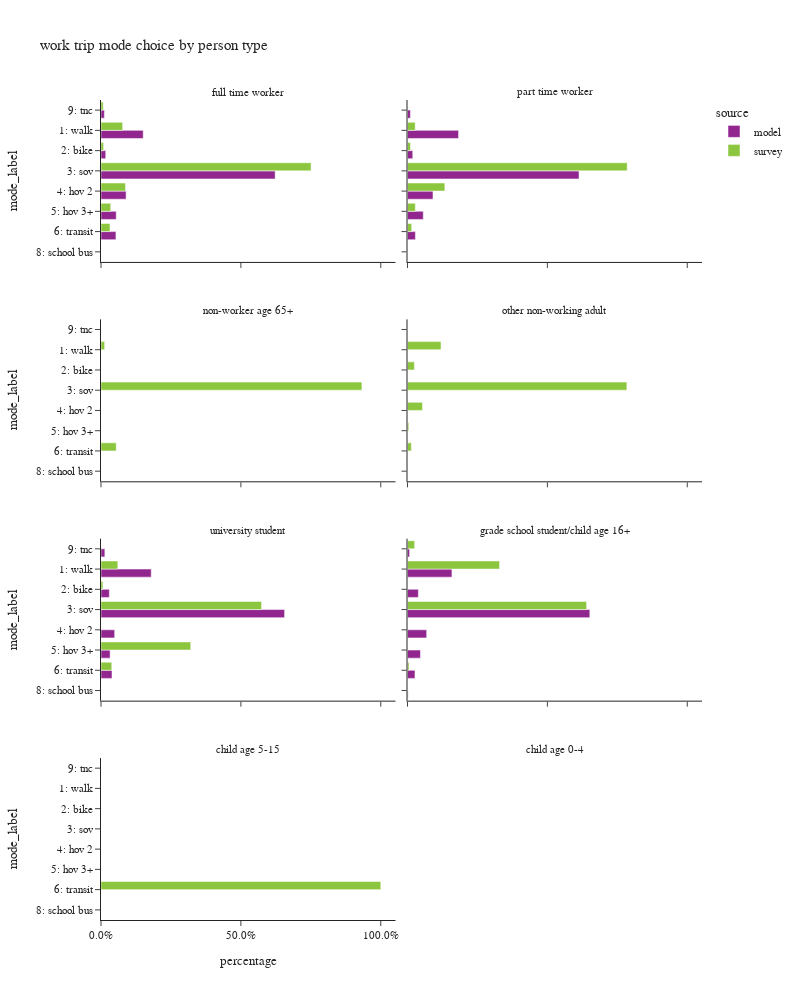

The notebook cell this image was saved under:
### Code cell
plot_mode_choice(wk_trip,"pptyp_label",
                 {"pptyp_label":["full time worker","part time worker","non-worker age 65+","other non-working adult",
                                 "university student","grade school student/child age 16+","child age 5-15","child age 0-4"],
                  "mode_label":["1: walk","2: bike","3: sov","4: hov 2","5: hov 3+","6: transit",
                                   "8: school bus","9: other–survey only"]},
                  "person type",2,1000)

### Figure 1 — Plotly figure (JSON) as saved in the notebook; plotly's stock layout.template omitted (floating-point values rounded to 4 significant figures)
{"data": [{"alignmentgroup": "True", "customdata": [[364811], [40993], [1505145], [216938], [131511], [129045], [29337]], "hovertemplate": "source=model<br>pptyp_label=full time worker<br>percentage=%{x}<br>mode_label=%{y}<br>sample count=%{customdata[0]}<extra></extra>", "legendgroup": "model", "marker": {"color": "#91268F", "pattern": {"shape": ""}}, "name": "model", "offsetgroup": "model", "orientation": "h", "showlegend": true, "textposition": "auto", "type": "bar", "x": [0.1509, 0.01695, 0.6225, 0.08973, 0.05439, 0.05337, 0.01213], "xaxis": "x7", "y": ["1: walk", "2: bike", "3: sov", "4: hov 2", "5: hov 3+", "6: transit", "9: tnc"], "yaxis": "y7"}, {"alignmentgroup": "True", "customdata": [[290], [103], [1326], [103], [48], [208], [11]], "hovertemplate": "source=survey<br>pptyp_label=full time worker<br>percentage=%{x}<br>mode_label=%{y}<br>sample count=%{customdata[0]}<extra></extra>", "legendgroup": "survey", "marker": {"color": "#8CC63E", "pattern": {"shape": ""}}, "name": "survey", "offsetgroup": "survey", "orientation": "h", "showlegend": true, "textposition": "auto", "type": "bar", "x": [0.0773, 0.00923, 0.7509, 0.08757, 0.03482, 0.03225, 0.00792], "xaxis": "x7", "y": ["1: walk", "2: bike", "3: sov", "4: hov 2", "5: hov 3+", "6: transit", "9: tnc"], "yaxis": "y7"}, {"alignmentgroup": "True", "customdata": [[79529], [8129], [267216], [39679], [24562], [12287], [4498]], "hovertemplate": "source=model<br>pptyp_label=part time worker<br>percentage=%{x}<br>mode_label=%{y}<br>sample count=%{customdata[0]}<extra></extra>", "legendgroup": "model", "marker": {"color": "#91268F", "pattern": {"shape": ""}}, "name": "model", "offsetgroup": "model", "orientation": "h", "showlegend": false, "textposition": "auto", "type": "bar", "x": [0.1824, 0.01865, 0.613, 0.09103, 0.05635, 0.02819, 0.01032], "xaxis": "x8", "y": ["1: walk", "2: bike", "3: sov", "4: hov 2", "5: hov 3+", "6: transit", "9: tnc"], "yaxis": "y8"}, {"alignmentgroup": "True", "customdata": [[35], [17], [231], [31], [7], [23], [2]], "hovertemplate": "source=survey<br>pptyp_label=part time worker<br>percentage=%{x}<br>mode_label=%{y}<br>sample count=%{customdata[0]}<extra></extra>", "legendgroup": "survey", "marker": {"color": "#8CC63E", "pattern": {"shape": ""}}, "name": "survey", "offsetgroup": "survey", "orientation": "h", "showlegend": false, "textposition": "auto", "type": "bar", "x": [0.02748, 0.01081, 0.7852, 0.1335, 0.02799, 0.01483, 0.0001284], "xaxis": "x8", "y": ["1: walk", "2: bike", "3: sov", "4: hov 2", "5: hov 3+", "6: transit", "9: tnc"], "yaxis": "y8"}, {"alignmentgroup": "True", "customdata": [[1], [5], [1]], "hovertemplate": "source=survey<br>pptyp_label=non-worker age 65+<br>percentage=%{x}<br>mode_label=%{y}<br>sample count=%{customdata[0]}<extra></extra>", "legendgroup": "survey", "marker": {"color": "#8CC63E", "pattern": {"shape": ""}}, "name": "survey", "offsetgroup": "survey", "orientation": "h", "showlegend": false, "textposition": "auto", "type": "bar", "x": [0.01301, 0.9325, 0.05447], "xaxis": "x5", "y": ["1: walk", "3: sov", "6: transit"], "yaxis": "y5"}, {"alignmentgroup": "True", "customdata": [[2], [1], [10], [2], [2], [4]], "hovertemplate": "source=survey<br>pptyp_label=other non-working adult<br>percentage=%{x}<br>mode_label=%{y}<br>sample count=%{customdata[0]}<extra></extra>", "legendgroup": "survey", "marker": {"color": "#8CC63E", "pattern": {"shape": ""}}, "name": "survey", "offsetgroup": "survey", "orientation": "h", "showlegend": false, "textposition": "auto", "type": "bar", "x": [0.1198, 0.02448, 0.784, 0.05348, 0.004463, 0.01382], "xaxis": "x6", "y": ["1: walk", "2: bike", "3: sov", "4: hov 2", "5: hov 3+", "6: transit"], "yaxis": "y6"}, {"alignmentgroup": "True", "customdata": [[14832], [2464], [54220], [4038], [2691], [3245], [1136]], "hovertemplate": "source=model<br>pptyp_label=university student<br>percentage=%{x}<br>mode_label=%{y}<br>sample count=%{customdata[0]}<extra></extra>", "legendgroup": "model", "marker": {"color": "#91268F", "pattern": {"shape": ""}}, "name": "model", "offsetgroup": "model", "orientation": "h", "showlegend": false, "textposition": "auto", "type": "bar", "x": [0.1795, 0.02982, 0.6562, 0.04887, 0.03257, 0.03927, 0.01375], "xaxis": "x3", "y": ["1: walk", "2: bike", "3: sov", "4: hov 2", "5: hov 3+", "6: transit", "9: tnc"], "yaxis": "y3"}, {"alignmentgroup": "True", "customdata": [[19], [2], [17], [3], [10]], "hovertemplate": "source=survey<br>pptyp_label=university student<br>percentage=%{x}<br>mode_label=%{y}<br>sample count=%{customdata[0]}<extra></extra>", "legendgroup": "survey", "marker": {"color": "#8CC63E", "pattern": {"shape": ""}}, "name": "survey", "offsetgroup": "survey", "orientation": "h", "showlegend": false, "textposition": "auto", "type": "bar", "x": [0.06014, 0.0068, 0.5739, 0.3207, 0.03846], "xaxis": "x3", "y": ["1: walk", "2: bike", "3: sov", "5: hov 3+", "6: transit"], "yaxis": "y3"}, {"alignmentgroup": "True", "customdata": [[4666], [1138], [19148], [2013], [1358], [783], [62], [218]], "hovertemplate": "source=model<br>pptyp_label=grade school student/child age 16+<br>percentage=%{x}<br>mode_label=%{y}<br>sample count=%{customdata[0]}<extra></extra>", "legendgroup": "model", "marker": {"color": "#91268F", "pattern": {"shape": ""}}, "name": "model", "offsetgroup": "model", "orientation": "h", "showlegend": false, "textposition": "auto", "type": "bar", "x": [0.1588, 0.03873, 0.6516, 0.0685, 0.04621, 0.02665, 0.00211, 0.007418], "xaxis": "x4", "y": ["1: walk", "2: bike", "3: sov", "4: hov 2", "5: hov 3+", "6: transit", "8: school bus", "9: tnc"], "yaxis": "y4"}, {"alignmentgroup": "True", "customdata": [[2], [8], [1], [1]], "hovertemplate": "source=survey<br>pptyp_label=grade school student/child age 16+<br>percentage=%{x}<br>mode_label=%{y}<br>sample count=%{customdata[0]}<extra></extra>", "legendgroup": "survey", "marker": {"color": "#8CC63E", "pattern": {"shape": ""}}, "name": "survey", "offsetgroup": "survey", "orientation": "h", "showlegend": false, "textposition": "auto", "type": "bar", "x": [0.329, 0.6401, 0.005255, 0.02561], "xaxis": "x4", "y": ["1: walk", "3: sov", "6: transit", "9: tnc"], "yaxis": "y4"}, {"alignmentgroup": "True", "customdata": [[1]], "hovertemplate": "source=survey<br>pptyp_label=child age 5-15<br>percentage=%{x}<br>mode_label=%{y}<br>sample count=%{customdata[0]}<extra></extra>", "legendgroup": "survey", "marker": {"color": "#8CC63E", "pattern": {"shape": ""}}, "name": "survey", "offsetgroup": "survey", "orientation": "h", "showlegend": false, "textposition": "auto", "type": "bar", "x": [1.0], "xaxis": "x", "y": ["6: transit"], "yaxis": "y"}], "layout": {"annotations": [{"font": {}, "showarrow": false, "text": "child age 5-15", "x": 0.245, "xanchor": "center", "xref": "paper", "y": 0.1975, "yanchor": "bottom", "yref": "paper"}, {"font": {}, "showarrow": false, "text": "child age 0-4", "x": 0.755, "xanchor": "center", "xref": "paper", "y": 0.1975, "yanchor": "bottom", "yref": "paper"}, {"font": {}, "showarrow": false, "text": "university student", "x": 0.245, "xanchor": "center", "xref": "paper", "y": 0.465, "yanchor": "bottom", "yref": "paper"}, {"font": {}, "showarrow": false, "text": "grade school student/child age 16+", "x": 0.755, "xanchor": "center", "xref": "paper", "y": 0.465, "yanchor": "bottom", "yref": "paper"}, {"font": {}, "showarrow": false, "text": "non-worker age 65+", "x": 0.245, "xanchor": "center", "xref": "paper", "y": 0.7325, "yanchor": "bottom", "yref": "paper"}, {"font": {}, "showarrow": false, "text": "other non-working adult", "x": 0.755, "xanchor": "center", "xref": "paper", "y": 0.7325, "yanchor": "bottom", "yref": "paper"}, {"font": {}, "showarrow": false, "text": "full time worker", "x": 0.245, "xanchor": "center", "xref": "paper", "y": 1.0, "yanchor": "bottom", "yref": "paper"}, {"font": {}, "showarrow": false, "text": "part time worker", "x": 0.755, "xanchor": "center", "xref": "paper", "y": 1.0, "yanchor": "bottom", "yref": "paper"}], "barmode": "group", "height": 1000, "legend": {"title": {"text": "source"}, "tracegroupgap": 0}, "title": {"text": "work trip mode choice by person type"}, "width": 800, "xaxis": {"anchor": "y", "domain": [0.0, 0.49], "tickformat": ".1%", "title": {"text": "percentage"}}, "xaxis2": {"anchor": "y2", "domain": [0.51, 1.0], "matches": "x", "tickformat": ".1%", "title": {"text": "percentage"}}, "xaxis3": {"anchor": "y3", "domain": [0.0, 0.49], "matches": "x", "showticklabels": false, "tickformat": ".1%"}, "xaxis4": {"anchor": "y4", "domain": [0.51, 1.0], "matches": "x", "showticklabels": false, "tickformat": ".1%"}, "xaxis5": {"anchor": "y5", "domain": [0.0, 0.49], "matches": "x", "showticklabels": false, "tickformat": ".1%"}, "xaxis6": {"anchor": "y6", "domain": [0.51, 1.0], "matches": "x", "showticklabels": false, "tickformat": ".1%"}, "xaxis7": {"anchor": "y7", "domain": [0.0, 0.49], "matches": "x", "showticklabels": false, "tickformat": ".1%"}, "xaxis8": {"anchor": "y8", "domain": [0.51, 1.0], "matches": "x", "showticklabels": false, "tickformat": ".1%"}, "yaxis": {"anchor": "x", "categoryarray": ["9: other–survey only", "8: school bus", "6: transit", "5: hov 3+", "4: hov 2", "3: sov", "2: bike", "1: walk"], "categoryorder": "array", "domain": [0.0, 0.1975], "title": {"text": "mode_label"}}, "yaxis2": {"anchor": "x2", "domain": [0.0, 0.1975], "matches": "y", "showticklabels": false}, "yaxis3": {"anchor": "x3", "categoryarray": ["9: other–survey only", "8: school bus", "6: transit", "5: hov 3+", "4: hov 2", "3: sov", "2: bike", "1: walk"], "categoryorder": "array", "domain": [0.2675, 0.465], "matches": "y", "title": {"text": "mode_label"}}, "yaxis4": {"anchor": "x4", "domain": [0.2675, 0.465], "matches": "y", "showticklabels": false}, "yaxis5": {"anchor": "x5", "categoryarray": ["9: other–survey only", "8: school bus", "6: transit", "5: hov 3+", "4: hov 2", "3: sov", "2: bike", "1: walk"], "categoryorder": "array", "domain": [0.535, 0.7325], "matches": "y", "title": {"text": "mode_label"}}, "yaxis6": {"anchor": "x6", "domain": [0.535, 0.7325], "matches": "y", "showticklabels": false}, "yaxis7": {"anchor": "x7", "categoryarray": ["9: other–survey only", "8: school bus", "6: transit", "5: hov 3+", "4: hov 2", "3: sov", "2: bike", "1: walk"], "categoryorder": "array", "domain": [0.8025, 1.0], "matches": "y", "title": {"text": "mode_label"}}, "yaxis8": {"anchor": "x8", "domain": [0.8025, 1.0], "matches": "y", "showticklabels": false}}}
